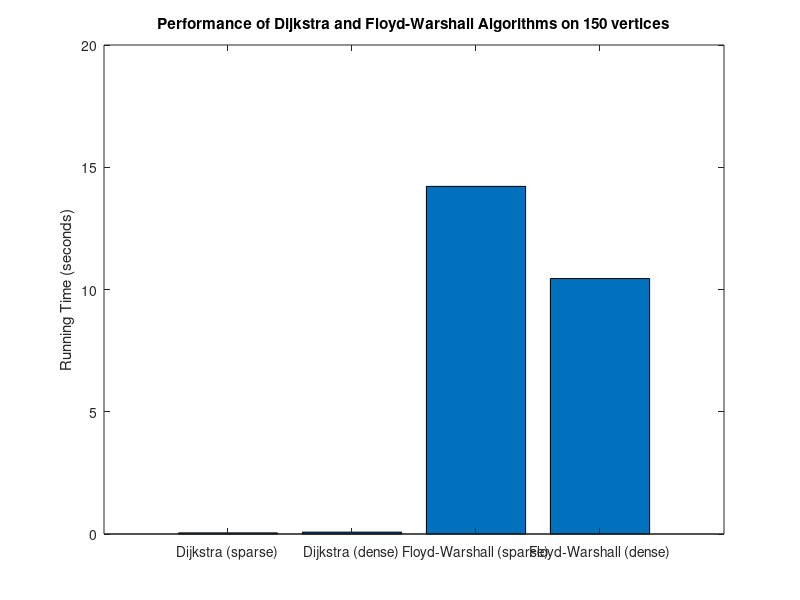

Source code (MATLAB):
clc;
clear;
close all;

function [distances, path] = dijkstra(graph, start_vertex)
    n = size(graph, 1);
    distances = inf(1, n);
    distances(start_vertex) = 0;
    path = zeros(1, n);

    for i = 1:n-1
        [~, u] = min(distances);
        distances(u) = Inf;

        for v = 1:n
            if graph(u, v) ~= 0
                if distances(u) + graph(u, v) < distances(v)
                    distances(v) = distances(u) + graph(u, v);
                    path(v) = u;
                end
            end
        end
    end
end

function [distances, path] = floyd_warshall(graph)
    n = size(graph, 1);
    distances = graph;
    path = zeros(n);

    for k = 1:n
        for i = 1:n
            for j = 1:n
                if distances(i, j) > distances(i, k) + distances(k, j)
                    distances(i, j) = distances(i, k) + distances(k, j);
                    path(i, j) = k;
                end
            end
        end
    end
end

n = 150; % number of vertices
p = 0.1; % probability of an edge in a sparse graph
graph_sparse = sprand(n, n, p);
graph_sparse(graph_sparse ~= 0) = randi([1, 10], nnz(graph_sparse), 1);
graph_dense = randi([0, 10], n, n);

% Measure algorithm performance
tic;
[dijkstra_sparse_distances, dijkstra_sparse_path] = dijkstra(graph_sparse, 1);
dijkstra_sparse_time = toc;

tic;
[dijkstra_dense_distances, dijkstra_dense_path] = dijkstra(graph_dense, 1);
dijkstra_dense_time = toc;

tic;
[floyd_sparse_distances, floyd_sparse_path] = floyd_warshall(graph_sparse);
floyd_sparse_time = toc;

tic;
[floyd_dense_distances, floyd_dense_path] = floyd_warshall(graph_dense);
floyd_dense_time = toc;

% Plot the running times of the algorithms for the sparse and dense graphs
x = [1, 2, 3, 4];
y = [dijkstra_sparse_time, dijkstra_dense_time, floyd_sparse_time, floyd_dense_time];

figure;
bar(x, y);
set(gca, 'XTick', x);
set(gca, 'XTickLabel', {'Dijkstra (sparse)', 'Dijkstra (dense)', 'Floyd-Warshall (sparse)', 'Floyd-Warshall (dense)'});
ylabel('Running Time (seconds)');
title(sprintf("Performance of Dijkstra and Floyd-Warshall Algorithms on %d vertices", n));
